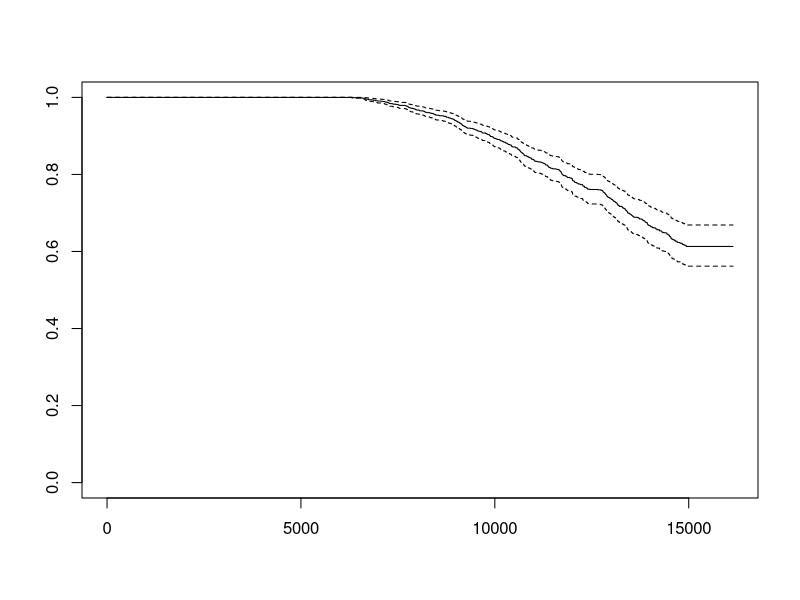
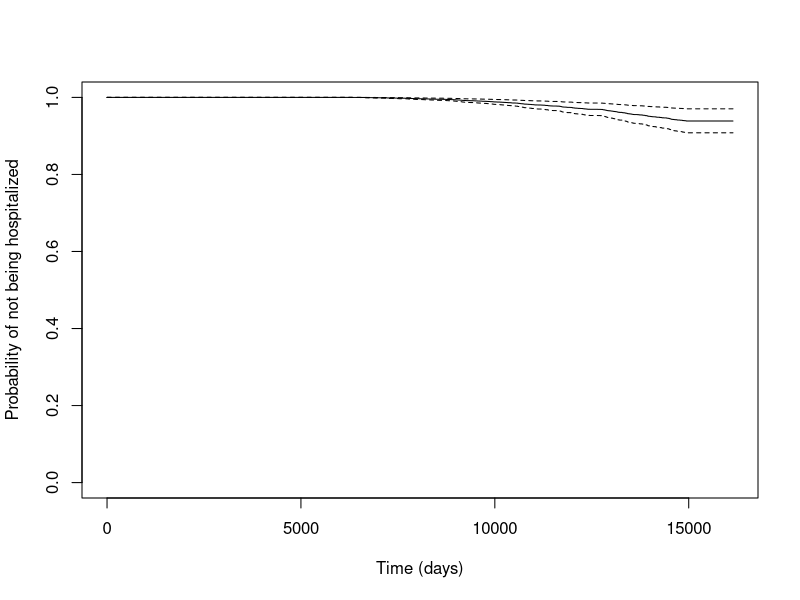

Here is the R script that generated these plots, in order: (Note: this script raises an error after producing the figures.)
## ---- load_copd----------------------------------------------------------
copd <- read.table("data/copd.txt", head=TRUE)
head(copd)

## ---- cox_pa-------------------------------------------------------------
library(survival)
cox.pa <- coxph(Surv(time.readmission, status.readmission) ~ 
                  as.factor(phys.act), data=copd)
cox.pa

## ---- cox_summary--------------------------------------------------------
summary(cox.pa)

## ---- plot_cox-----------------------------------------------------------
plot(survfit(cox.pa))

## ---- cox_mult-----------------------------------------------------------
cox.pa.adj <- coxph(Surv(time.readmission, status.readmission) ~
                      as.factor(phys.act) + age + fev + 
                      as.factor(smoke), data=copd)
cox.pa.adj

## ---- plot_mult----------------------------------------------------------
copd$smoke2 <- 1*(copd$smoke==1)
copd$smoke3 <- 1*(copd$smoke==2)
copd$phys.act2 <- 1*(copd$phys.act==1)
copd$phys.act3 <- 1*(copd$phys.act==2)

cox2.pa.adj <- coxph(Surv(time.readmission, status.readmission) ~
                       age + fev + smoke2 + smoke3 + phys.act2 +
                       phys.act3, data=copd)

newdata <- data.frame(age = mean(copd$age),
                      fev = mean(copd$fev, na.rm=TRUE),
                      smoke2 = 0, smoke3=0,
                      phys.act2=0, phys.act3=0)

plot(survfit(cox2.pa.adj, newdata= newdata), 
             xlab="Time (days)", 
             ylab="Probability of not being hospitalized") 

## ---- stepwise-----------------------------------------------------------
library(MASS)
cox.pa.adj

## ---- stepwise2----------------------------------------------------------
mod <- stepAIC(cox.pa.adj)

## ----stepwise3-----------------------------------------------------------
copd.complete <- copd[complete.cases(copd),]
cox.complete <- coxph(Surv(time.readmission, status.readmission) ~
                      as.factor(phys.act) + age + fev + 
                      as.factor(smoke), data=copd.complete)
mod <- stepAIC(cox.complete)

## ---- lrt----------------------------------------------------------------
cox1 <- coxph(Surv(time.readmission, status.readmission) ~
                      as.factor(phys.act) + age + as.factor(smoke),
                      data=copd.complete)
cox2 <- coxph(Surv(time.readmission, status.readmission) ~
                      as.factor(phys.act) + age + as.factor(smoke) +
                      fev, data=copd.complete)
anova(cox1, cox2)

## ---- wald---------------------------------------------------------------
cox2

## ---- cox_rm-------------------------------------------------------------
rm.cox2.pa.adj<- resid(cox2.pa.adj)
plot(rm.cox2.pa.adj)

## ---- cox_rm2------------------------------------------------------------
rd.cox2.pa.adj<- resid(cox2.pa.adj, type="deviance")
plot(rd.cox2.pa.adj)

## ---- plot_var_resid-----------------------------------------------------
cox.null <- coxph(Surv(time.readmission, status.readmission) ~ 1,
                  data = copd)
rm.cox.null <- resid(cox.null)
plot(copd$fev, rm.cox.null)
smooth <- lowess(copd$fev, rm.cox.null, delta=1)
lines(smooth, lty=2, lwd=2, col="red")

## ---- test_ph------------------------------------------------------------
cox.pa.adj.zph <- cox.zph(cox2.pa.adj)
cox.pa.adj.zph

## ---- fig.height=10, plot_ph---------------------------------------------
par(mfrow=c(3,2))
plot(cox.pa.adj.zph)

## ---- create_quant-------------------------------------------------------
copd$fev4 <- cut(copd$fev, 4)
table(copd$fev4)

## ---- cox.pa.strata------------------------------------------------------
cox.pa.strata <- coxph(Surv(time.readmission, status.readmission) ~ 
                   age + as.factor(smoke) + as.factor(phys.act) +
                   strata(fev4), data=copd)
cox.pa.strata

## ---- test_ph_strat------------------------------------------------------
cox.pa.strata.zph <- cox.zph(cox.pa.strata)
cox.pa.strata.zph

## ---- echo=FALSE---------------------------------------------------------
sessionInfo()

